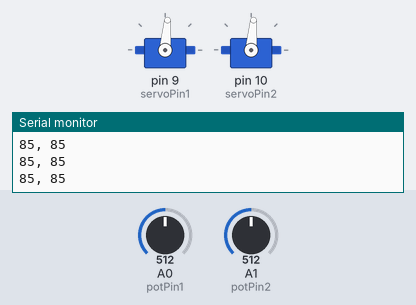
A sketch run on a simulated Arduino Uno, built with avr-gcc and run on an emulated ATmega328P. On the bench: 2 × servo, the last lines printed to the serial monitor. Inputs (shaded band) come from the test bench; at power-on: A0 (potPin1) = 512, A1 (potPin2) = 512.

Above: at 1.2 s.
1.3 s: A0 (potPin1) set to 716
At 1.6 s:
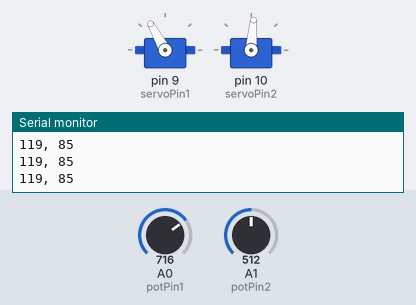
2.8 s: A1 (potPin2) set to 66
At 3.9 s:
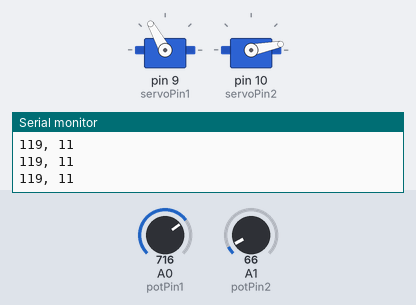
4.3 s: A1 (potPin2) set to 54
At 4.9 s:
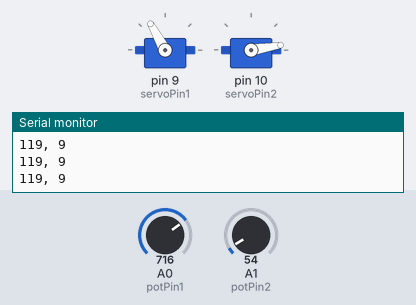
7.3 s: A0 (potPin1) set to 608
At 8.5 s:
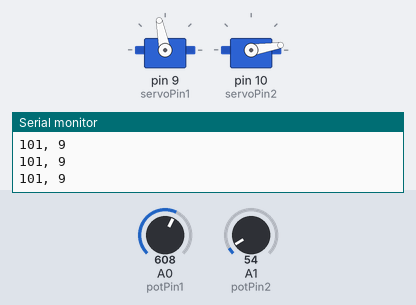
8.8 s: A0 (potPin1) set to 586
At 9.5 s:
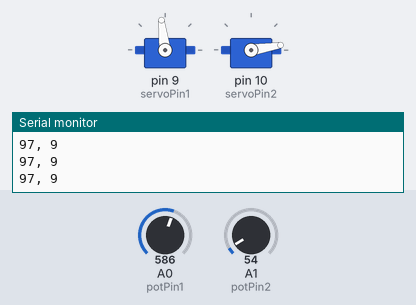
10.3 s: A1 (potPin2) set to 122
At 10.7 s:
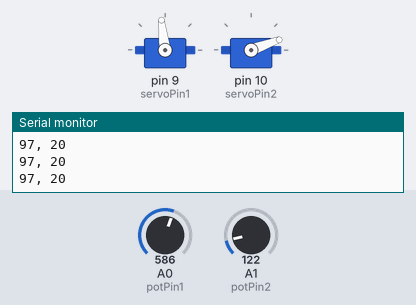
Timing chart, 0 to 12.8 s (numbered marks = the images above; inputs shaded):
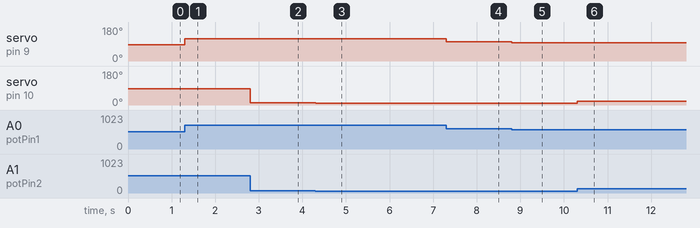

Measured:
- after the input at 1.3 s, servo on pin 9 (servoPin1): 85° → 119° at once
- after the input at 2.8 s, servo on pin 10 (servoPin2): 85° → 11° at once
- after the input at 4.3 s, servo on pin 10 (servoPin2): 11° → 9° at once
- after the input at 7.3 s, servo on pin 9 (servoPin1): 119° → 101° at once
- after the input at 8.8 s, servo on pin 9 (servoPin1): 101° → 97° at once
- after the input at 10.3 s, servo on pin 10 (servoPin2): 9° → 20° at once

The sketch:

TMChallenge3_4ServoArtist_copy.ino
```cpp
/* The Tech Museum of Innovation  - www.thetech.org

"Servo Artist" - May 24th 2014
Challenge - 3 Set up 2 Potentiometers for 2 Servos
Challenge - 4 Make a Servo Artist

author: Tenaya Hurst - Arduino Woman

2 Servos
2 Potentiometers
20 jumper wires

*/

#include <Servo.h>

int potPin1 = 0;
int potPin2 = 1;
int servoPin1 = 9;
int servoPin2 = 10;
Servo servo1, servo2;

void setup()
{
  servo1.attach(servoPin1);
  servo2.attach(servoPin2);
  Serial.begin(9600);
}

void loop()
{
  int reading1 = analogRead(potPin1);     // 0 to 1023
  int reading2 = analogRead(potPin2);
  int angle1 = reading1 / 6;             // 0 to 180-ish
  int angle2 = reading2 / 6;
  servo1.write(angle1);
  servo2.write(angle2);

  Serial.print(angle1);
  Serial.print(", ");
  Serial.println(angle2);
}
```
